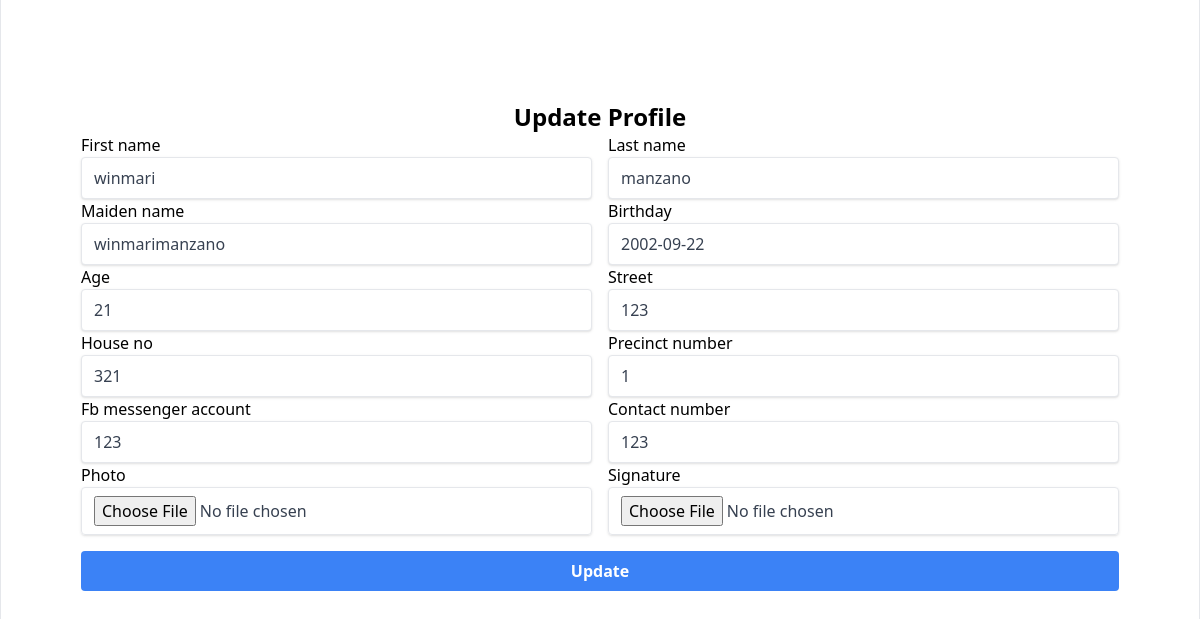
Screenshot of /edit_profile (signed in) with the database file from the repository.
### UserAuthentication/models.py (models this page shows)
class Account(AbstractUser):
    last_name = models.CharField(max_length=255, blank=True, null=True)
    first_name = models.CharField(max_length=255, blank=True, null=True)
    maiden_name = models.CharField(max_length=255, blank=True, null=True)
    birthday = models.DateField(blank=True, null=True)
    age = models.IntegerField(blank=True, null=True)
    membership_category = models.CharField(max_length=255, blank=True, null=True)
    is_bh_member = models.BooleanField(blank=True, null=True)
    region = models.CharField(max_length=255, blank=True, null=True)
    province = models.CharField(max_length=255, blank=True, null=True)
    district = models.CharField(max_length=255, blank=True, null=True)
    city_municipality = models.CharField(max_length=255, blank=True, null=True)
    barangay = models.CharField(max_length=255, blank=True, null=True)
    street = models.CharField(max_length=255, blank=True, null=True)
    house_no = models.CharField(max_length=255, blank=True, null=True)
    e_wallet_account = models.CharField(max_length=255, blank=True, null=True)
    e_wallet_account_name = models.CharField(max_length=255, blank=True, null=True)
    e_wallet_account_number = models.CharField(max_length=255, blank=True, null=True)
    precinct_number = models.CharField(max_length=255, blank=True, null=True)
    family_voters_count = models.IntegerField(blank=True, null=True)
    fb_messenger_account = models.CharField(max_length=255, blank=True, null=True)
    contact_number = models.CharField(max_length=255, blank=True, null=True)
    photo = models.ImageField(upload_to='UserModule/static/photos/', blank=True, null=True)
    signature = models.ImageField(upload_to='UserModule/static/signatures/', blank=True, null=True)
    location = models.CharField(max_length=255, blank=True, null=True)
    bh_social_services = models.CharField(max_length=255, default='None', blank=True, null=True)
    project_in_my_area = models.CharField(max_length=255, default='None', blank=True, null=True)
    bh_id = models.CharField(max_length=255, default='None', blank=True, null=True )
    qr_code = models.ImageField(upload_to='UserModule/static/qr_code/', blank = True, null = True)
    isVerified = models.BooleanField(default=False)

### UserAuthentication/views.py (the view, shortened to what this page needs)
# urls.py: path('edit_profile', views.edit_profile, name = 'edit_profile'),
def edit_profile(request):
    if request.method == "GET":
        items = {
            'form': EditProfileForm(instance=request.user)
        }
        return render(request, 'UserAuthentication/edit_profile.html', context = items)

### UserAuthentication/templates/UserAuthentication/edit_profile.html (shortened to what this page needs)
{% extends "UserAuthentication/base/base.html" %} {% block content %}
<div class="flex flex-col md:flex-row items-center h-[150vh] md:h-screen">
  <div
    class="flex h-full bg-white border w-full  rounded mt-6 mb-8 mb-4 justify-center items-centerv overflow-y-auto"
  >
    <form
      action="{% url 'edit_profile' %}"
      method="post"
      hx-push-url="true"
      hx-target="body"
      class="w-full  items-center md:p-20"
      autocomplete="off"
      onsubmit="return validateForm()"
      enctype="multipart/form-data"
    >
      <h2 class="text-2xl font-bold mt-6 text-center">
        Update Profile
      </h2>
      <div class="flex flex-col">
        {% for field in form %} {% if not forloop.counter|divisibleby:"2" %}
        <div class="flex space-x-4 w-full">
          {% endif %}
          <div class="w-1/2">
            <label for="{{ field.id_for_label }}">{{ field.label }}</label>
            {{ field }}
          </div>
          {% if forloop.counter|divisibleby:"2" %}
        </div>
        {% elif forloop.last and not forloop.counter|divisibleby:"2" %}
    </div>
      {% endif %} {% endfor %}
    </div>
      <div class="flex items-center justify-between mt-4">
        <button
          class="w-full bg-blue-500 hover:bg-blue-700 text-white font-bold py-2 px-4 rounded focus:outline-none focus:shadow-outline"
          type="submit"
        >
          Update
        </button>
      </div>
    </form>
  </div>
</div>
{% endblock content %}

### rows the page displays
Account: form "winmari" "manzano" "winmarimanzano" "2002-09-22" "21" "123" "321" "1" "123" "123"

### other values shown
{{ field.label }} "First name" "Last name" "Maiden name" "Birthday" "Age" "Street" "House no" "Precinct number" "Fb messenger account" "Contact number" "Photo" "Signature"
